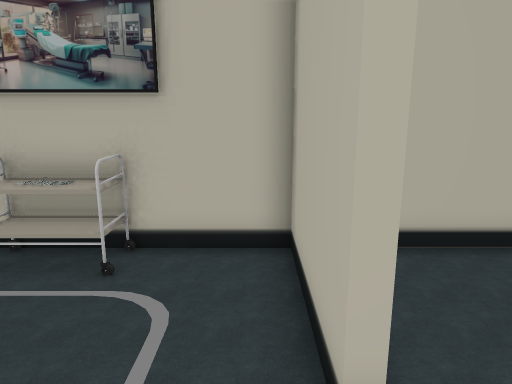
view 1 (above)

12 first-person views from a walk through a Unity game level. The camera is 1.26 m above the floor, tilts 12° down and sees 70° across. Doors are open. The floor is counted in squares, 0.48 m on a side. Each view is taken from the middle of a square. On the plan, view 1 faces up. The plan holds only what a view shows up to about 20 squares ahead; the rest is blank. The player character is not drawn. Some surface patterns are stand-ins.

view 2
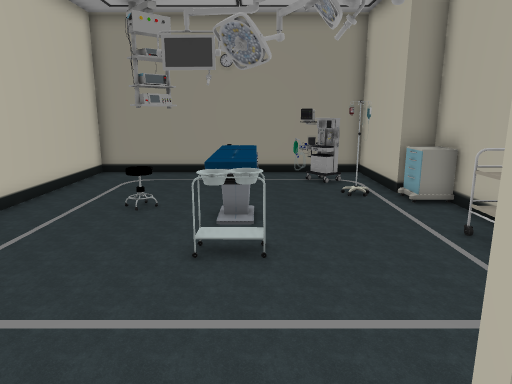

view 3
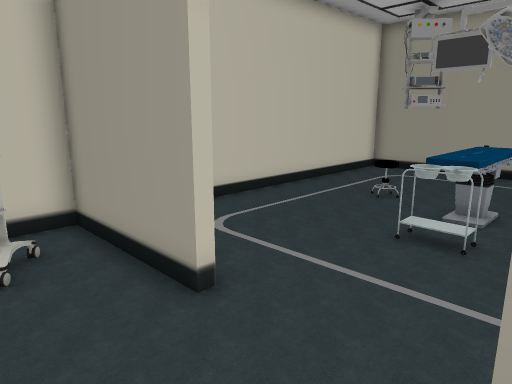

view 4
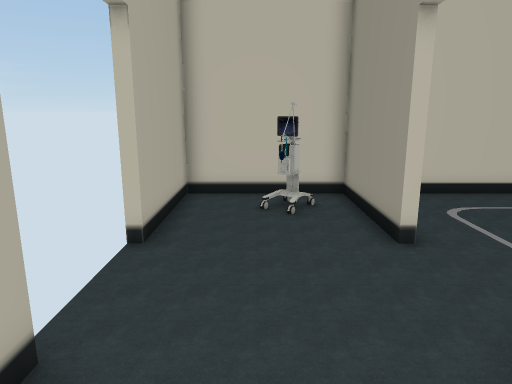

view 5
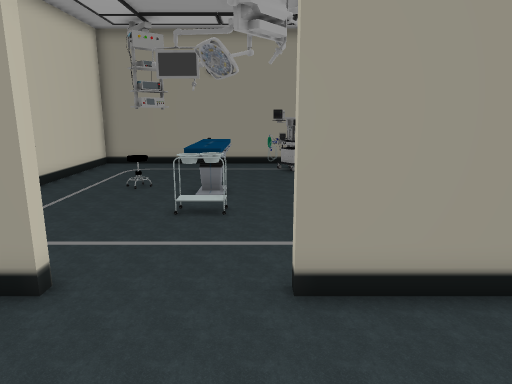

view 6
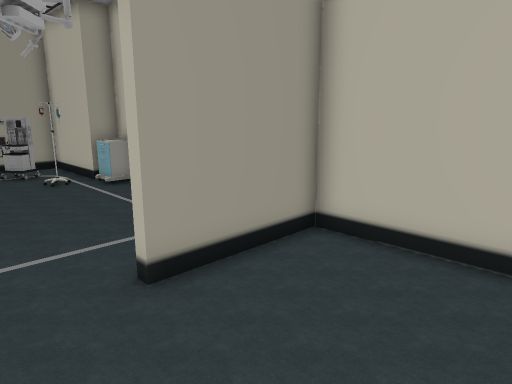

view 7
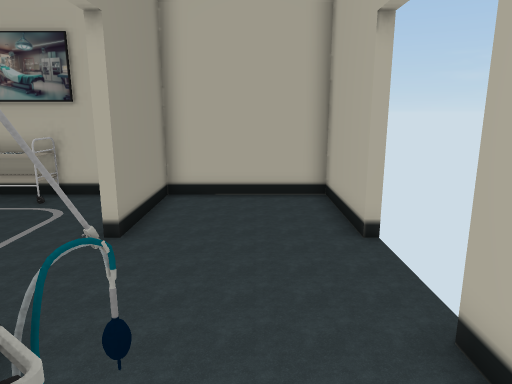

view 8
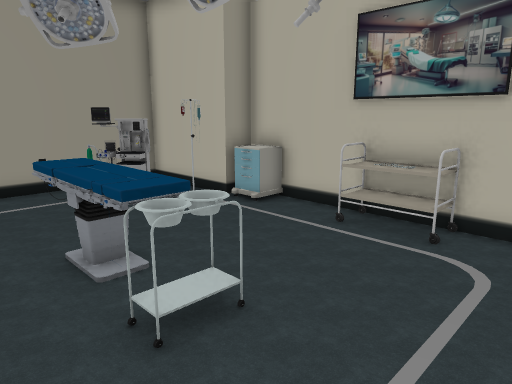

view 9
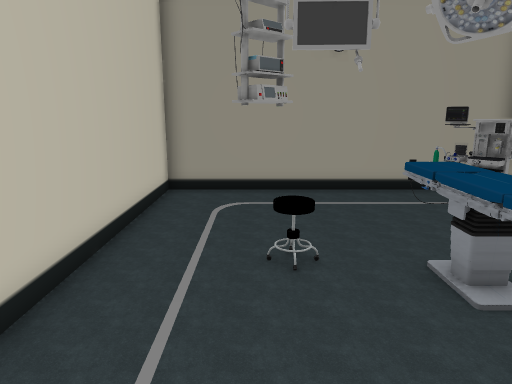

view 10
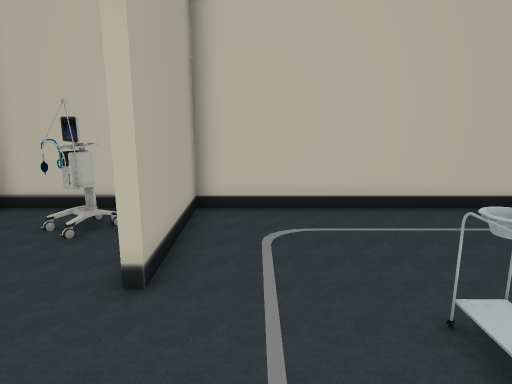

view 11
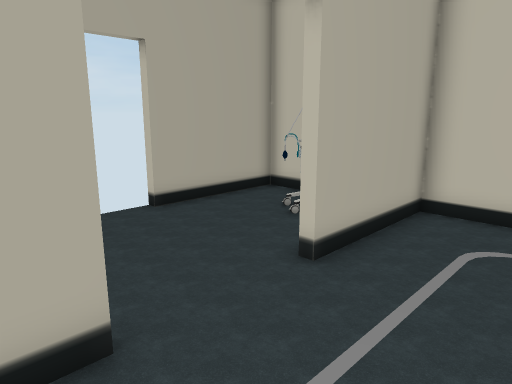

view 12
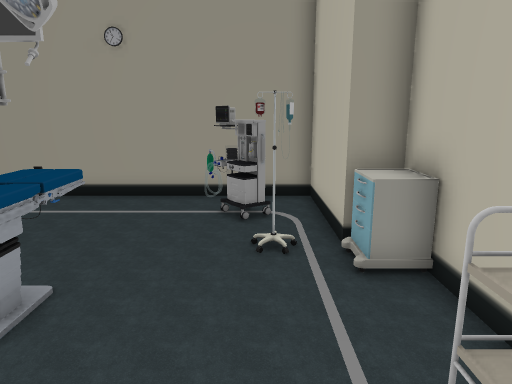

### Floor plan
Points are (right, up) in squares from view 1. A wall is a line through its corners. A room is listed if a view was taken in it or the views show most of it. See-through windows are left out.
Room 1 (views 1, 8, 9, 10, 11, 12)
walls: (-4.4, 6.9) (-9.2, 6.9) (-9.2, 5.8) (-13.8, 5.8) (-13.8, -6.1) (0.7, -6.1) (0.7, -1.2); (0.7, 2.6) (0.7, 6.9) (-2.5, 6.9)
ways out: open door at (1, 0.5) to room 2
objects: other object (-13, 3) to (-11, 4); other object (-12, -4) to (-10, -2); other object (-9, 4) to (-9, 5); other object (-8, 0) to (-4, 1); other object (-8, 6); other object (-5, 6) to (-3, 6); other object (-3, 0) to (-3, 1)
Room 2 (views 2, 3, 4, 5, 6, 7)
walls: (6.8, 2.6) (6.3, 2.6) (6.3, 6.9) (1, 6.9) (1, 2.6); (1, -1.2) (1, -6.1) (6.3, -6.1) (6.3, -1.2) (6.8, -1.2)
ways out: open door at (1, 0.5) to room 1
objects: other object (3, -5) to (3, -4)

Positions as (right, up) in squares from view 1, and headings:
1: (0, 0), facing up
2: (3, 1), facing left
3: (4, 3), facing down-left
4: (4, 6), facing down
5: (6, 2), facing left
6: (6, 0), facing up-left
7: (4, -5), facing up
8: (0, -2), facing up-left
9: (-1, -3), facing left
10: (-1, 4), facing down
11: (-3, 4), facing down-right
12: (-2, 4), facing left
